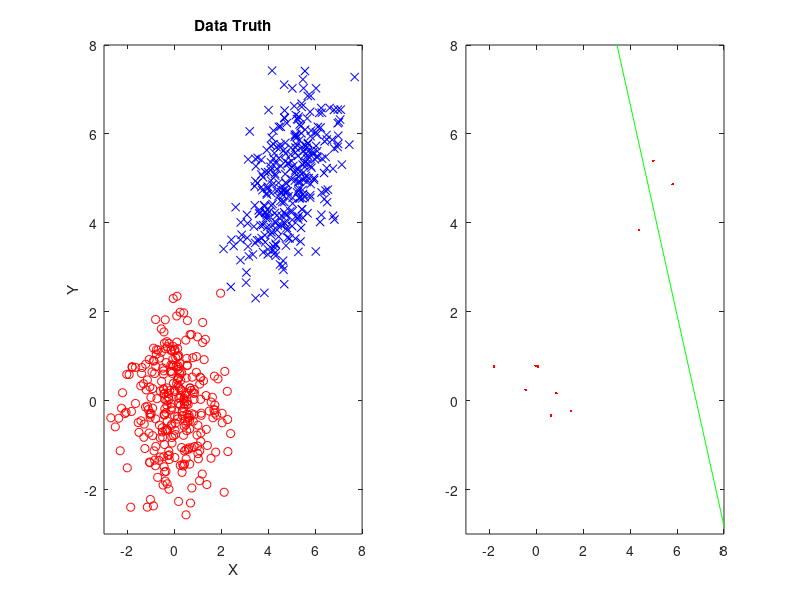

This chart was generated by the following MATLAB code: (Note: this script raises an error after producing the figure.)
function W=demo_pa()
% Demo for Online Passive Aggressive Algorithms
% Reference:   K. Crammer, et al. Online Passive-Aggressive Algorithms, JMLR, 2006.
% Written by:  Shicai Yang (April 10, 2014)

    clear all; close all; clc;
    
    % set parameters
    N = 300;  % Number of samples for both classes
    type = 2; % PA-II, if linearly separatable, just use PA-I (set type=1)
    C = 10;   % Aggressiveness parameter

    % generate data
    mu0 = [0 0];
    mu1 = [5 5];
    sigma0 = [1 0; 0 1];
    sigma1 = [1 .5; 0.5 1];
    r0 = mvnrnd(mu0, sigma0, N); % 2D postive samples
    r1 = mvnrnd(mu1, sigma1, N); % 2D negtive samples
    lb0 = -1 * ones(1, N);       % postive labels
    lb1 = +1 * ones(1, N);       % negtive labels

    % plot data truth
    figure; subplot(1, 2, 1);
    plot(r0(:,1), r0(:,2), 'ro');
    hold on;
    plot(r1(:,1), r1(:,2), 'bx');
    axis([-3 8 -3 8]);
    xlabel('X');ylabel('Y');title('Data Truth');

    % randomly shuffle
    X = [r0; r1]';
    lb = [lb0, lb1];
    idx = randperm(2*N);
    X = [ones(1, 2*N);X(:, idx)];
    lb = lb(idx);

    W = cell(1, 2*N); % to save all the weights
    w = [0; 0; 0];    % initialize weight
    subplot(1, 2, 2);
    
    % online learning
    for i=1: 2*N    
        x = X(:, i);
        w = sc_pa(x, lb(i), type, w, C);

        plot(x(2), x(3), 'r.');
        if mod(i,10) == 0
            disp(i);
            sc_line(w, 'g-');    
        end;
        axis([-3 8 -3 8]);
        hold on;
        drawnow;

        W{i} = w;
    end
    sc_line(w, 'b-');
    xlabel('X');ylabel('Y');
    title('PA-II for Binary Classfication, C=10');
    
    W =cat(2, W{:});
end

% Plot Lines
function sc_line(w, type)
    b = w(1);
    w1 = w(2);
    w2 = w(3);
    x = linspace(-15, 15, 2);
    y = (- b - w1 .* x ) ./ w2;
    h = plot(x, y , type); 
    set(h, 'erasemode', 'none');
    hold on;
end

function w = sc_pa(X, label, type, w, C)
% Passive Aggressive Algorithms
%     X: Data, Dim x Num
%     label: ground truth
%     type: 1, 2, 3 for PA-I/PA-II/PA-III algorithm
%     w: initial weight, or previously learned weight
%     C: aggressiveness parameter for PA-II or PA-III

    [D, N] = size(X);
    
    if ~exist('type', 'var')
        type = 1;
    end    
    if ~exist('w', 'var')
        w = 0.001 * randn(D, 1);
    end    
    if ~exist('C', 'var')
        C = 1;
    end

    for i = 1 : N
        x = X(:, i);
        y = label(i);
        loss = max(0, 1 - y * w' * x);
        
        % select update rule
        switch type
            case 1 % hard margin
                tau = loss ./ (norm(x)^2);
            case 2 % soft margin
                tau = min(C, loss ./ (norm(x)^2));
            case 3 % soft margin
                tau = loss ./ (norm(x)^2 + 1 / (2 * C));
            otherwise
                tau = loss ./ (norm(x)^2);
        end        
        w = w + tau * y * x; % update weight
    end
end
